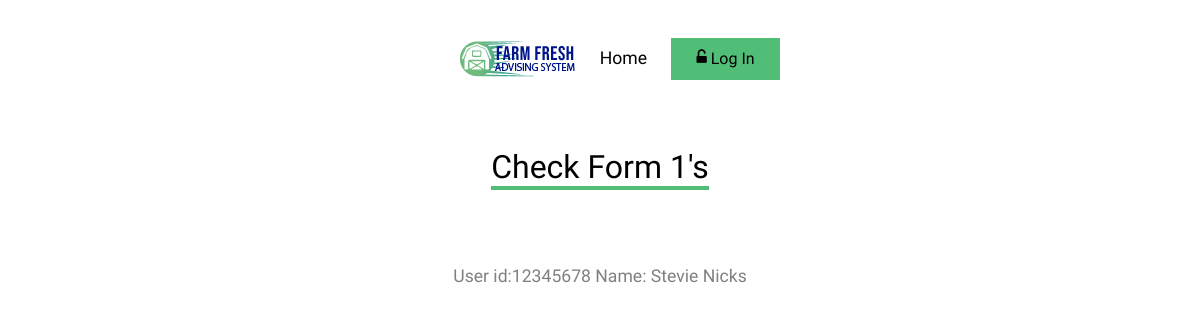
Page /ADS/Webpages/checkform1.php?uid=12345678 on the earlier database version.
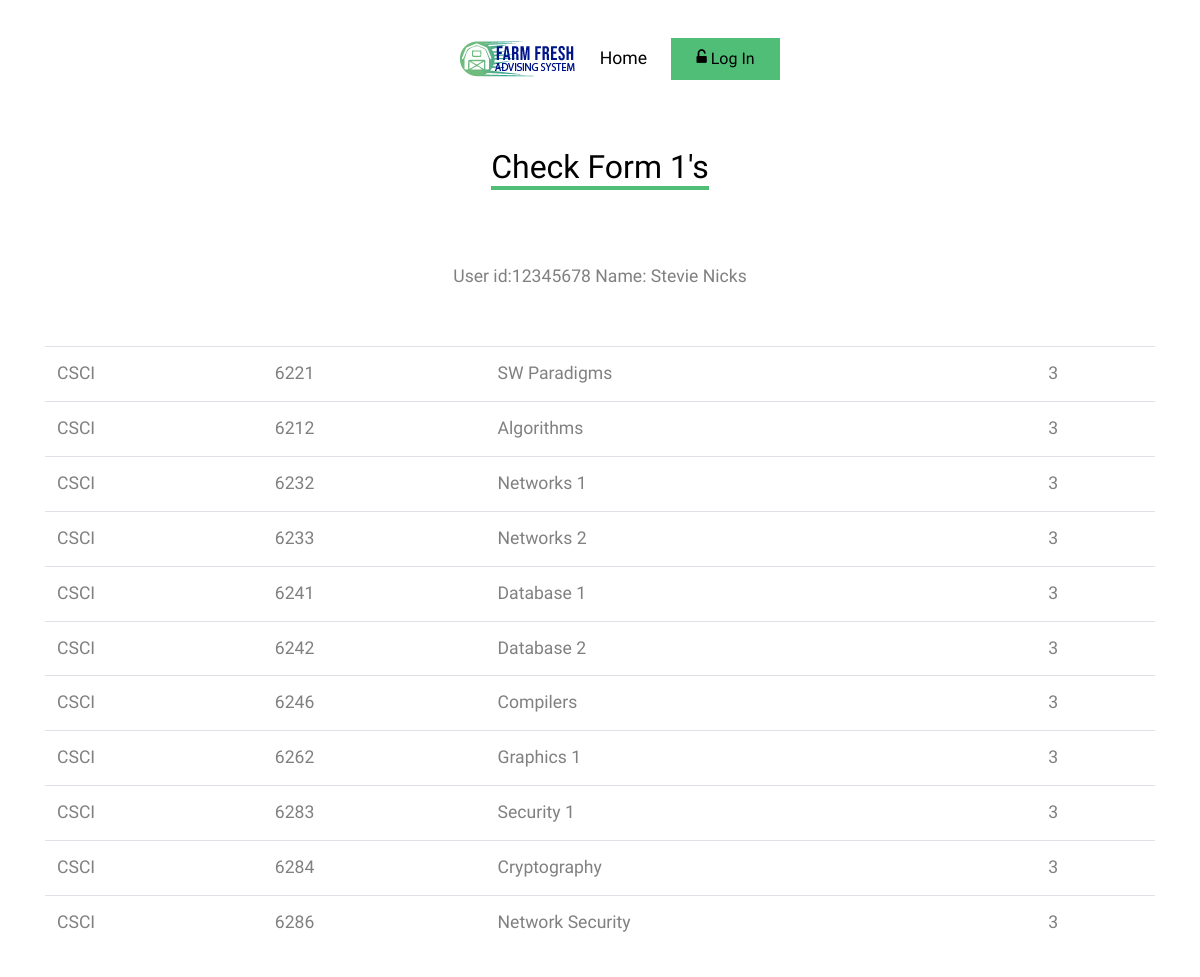
Same page on the later database version.
### tables this page shows
create table form1(
    f1_id int,
    dept varchar(4),
    cno int,
    primary key (f1_id, dept, cno),
    foreign key (f1_id) references student(u_id)
);

CREATE TABLE catalog(
c_id int AUTO_INCREMENT,
department varchar(20) NOT NULL,
c_no int NOT NULL,
title varchar(30) NOT NULL,
credits int NOT NULL,
primary key (c_id)
);

### ADS/Webpages/checkform1.php (the view, shortened to what this page needs)
<?php
	require_once('header.php');
	$dbc = mysqli_connect(DB_HOST, DB_USER, DB_PASSWORD, DB_NAME);
?>
<div class="site-section">
    <div class="container">
		<div class="row mb-4 justify-content-center text-center">
          	<div class="col-lg-4 mb-4">
            	<h2 class="section-title-underline mb-4">
              		<span>Check Form 1's</span>
            	</h2>
          	</div>
		</div>
	<?php
    $uid = $_GET['uid'];
	echo '<table class="table">';
	if ($_SESSION['acc_type'] == 4) {
		$query = "SELECT * FROM student WHERE u_id = '$uid' AND advisor='" . $_SESSION['user_id'] . "'";
	}
	else {
		$query = "SELECT * FROM student WHERE u_id = '$uid'";
	}
	$data = mysqli_query($dbc, $query);
	$studentinfo = mysqli_fetch_array($data);
	echo '<div class="row mb-4 justify-content-center text-center">';
	echo "User id:".$studentinfo['u_id']." Name: " . $studentinfo['fname'] . " " . $studentinfo['lname'];
	echo '</div>';
	$query = "SELECT * FROM form1 f, catalog c WHERE c.c_no = f.cno AND f.dept = c.department AND f.f1_id='" . $studentinfo[0] . "'";
        $data1 = mysqli_query($dbc, $query);
	echo "<br />";
        while($row = mysqli_fetch_array($data1)) {
			  echo "<tr><td>".$row['dept'] . "</td><td>".  $row['cno'] . "</td><td>".  $row['title'] . "</td><td>".  $row['credits'] ."</td></tr>";
        }
	?>
  <?php
echo '</table>';
?>
</div>
</div>

Differences in the rows shown:
added form1: dept "CSCI", cno "6221", catalog.title "SW Paradigms", catalog.credits "3"
added form1: dept "CSCI", cno "6212", catalog.title "Algorithms", catalog.credits "3"
added form1: dept "CSCI", cno "6232", catalog.title "Networks 1", catalog.credits "3"
added form1: dept "CSCI", cno "6233", catalog.title "Networks 2", catalog.credits "3"
added form1: dept "CSCI", cno "6241", catalog.title "Database 1", catalog.credits "3"
added form1: dept "CSCI", cno "6242", catalog.title "Database 2", catalog.credits "3"
added form1: dept "CSCI", cno "6246", catalog.title "Compilers", catalog.credits "3"
added form1: dept "CSCI", cno "6262", catalog.title "Graphics 1", catalog.credits "3"
added form1: dept "CSCI", cno "6283", catalog.title "Security 1", catalog.credits "3"
added form1: dept "CSCI", cno "6284", catalog.title "Cryptography", catalog.credits "3"
added form1: dept "CSCI", cno "6286", catalog.title "Network Security", catalog.credits "3"
